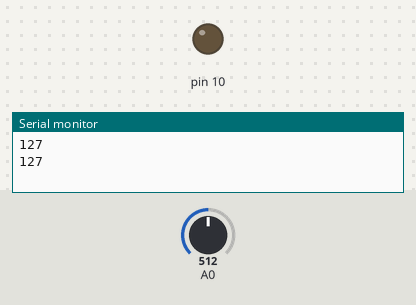
This sketch was run on a simulated Arduino Uno, built with avr-gcc and run on an emulated ATmega328P. Shown: output pins drawn as LEDs (lit = HIGH), the last lines printed to the serial monitor. The inputs (shaded band) are chosen by the test bench; at power-on: A0 = 512.

Above: at 1.8 s.
1.9 s: A0 set to 128
4.2 s: A0 set to 108
At 6.4 s:
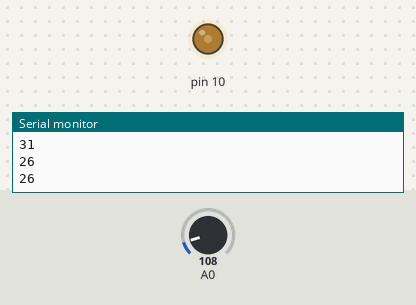
7.5 s: A0 set to 72
10.2 s: A0 set to 61
At 12.3 s:
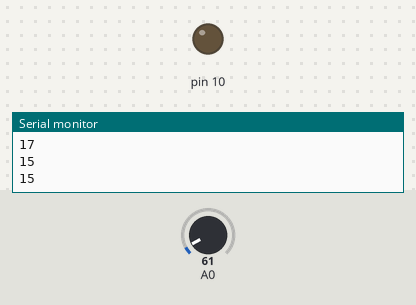
13.5 s: A0 set to 20
At 15.7 s:
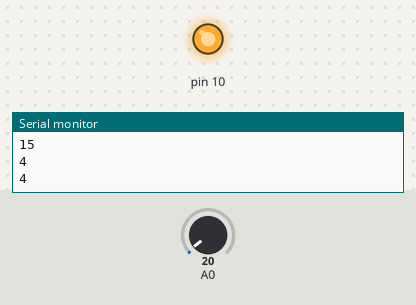
16.5 s: A0 set to 6
19.2 s: A0 set to 3
At 21.6 s:
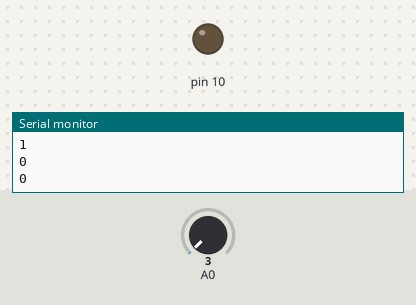
Timing chart, 0 to 23.1 s (numbered marks = the images above; inputs shaded):
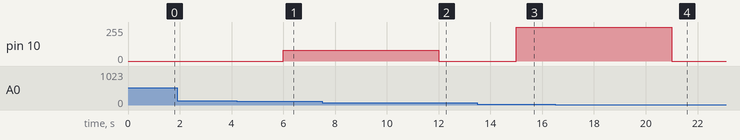

The sketch:

0911_1period_CDS_lightcontrol.ino
```cpp
// LED 로 밝을때 26-50
// 평상시 18-25
// 손으로 가렸을때 0-13

void setup() {
  pinMode(A0, INPUT);
  pinMode(10, OUTPUT);
  Serial.begin(9600);
}

void loop() {
  int cds = analogRead(A0);
  cds = map(cds, 0, 1023, 0, 255); // 어두우면 값 작아짐
  Serial.println(cds);
  delay(1000);

  if(cds>0 && cds<15)
  {
    analogWrite(10, 255);
  }
  else if(cds>15 && cds<30)
  {
    analogWrite(10, 80);
  }
  else
  {
    analogWrite(10, 0);
  }
  // delay(1000);
}

// AI -> 코드에 대한 최적화 요청, 내가 가진 패턴뿐만 아니라 다른 시각으로 접근 가능

// JSP 쓰자
```

Measured:
- the behaviour switches between 121 and 120 on A0 (found by bisection; images 0 and 1)
- the behaviour switches between 65 and 64 on A0 (found by bisection; images 1 and 2)
- the behaviour switches between 5 and 4 on A0 (found by bisection; images 3 and 4)
- after the input at 4.2 s, pin 10: 0/255 → 80/255 after 1.8 s
- after the input at 10.2 s, pin 10: 80/255 → 0/255 after 1.8 s
- after the input at 13.5 s, pin 10: 0/255 → 255/255 after 1.5 s
- after the input at 19.2 s, pin 10: 255/255 → 0/255 after 1.8 s
